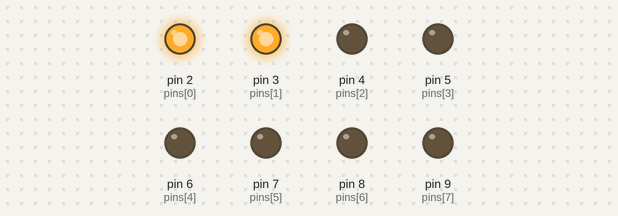
This sketch was run on a simulated Arduino Uno, built with avr-gcc and run on an emulated ATmega328P. On the bench: output pins drawn as LEDs (lit = HIGH). Random numbers use the default seed unless the sketch sets one; what the sketch prints to the serial monitor is not drawn.

Above: at 2.45 s.
At 3.6 s:
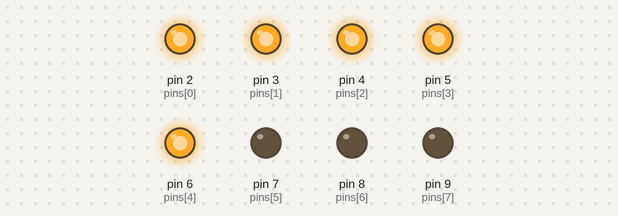
At 4.2 s:
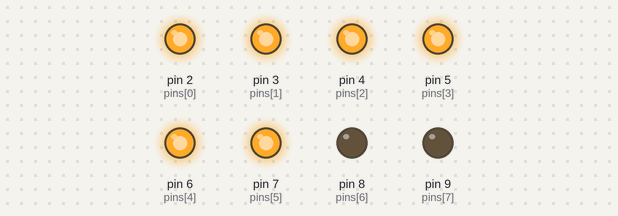
At 17.1 s:
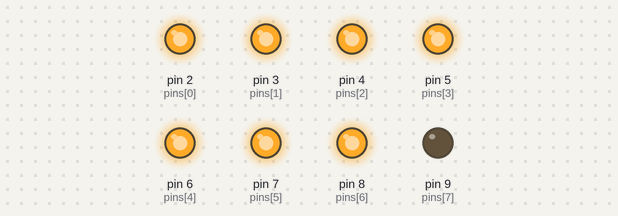
At 22.2 s:
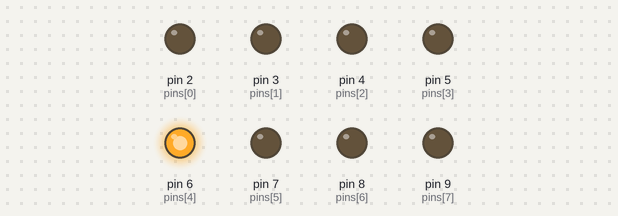
At 32.7 s:
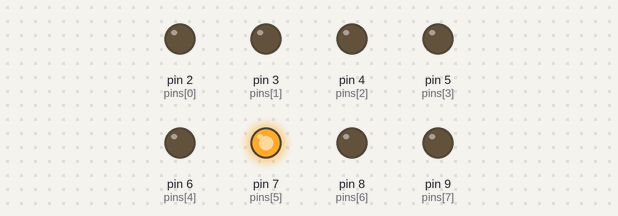
Timing chart, 0 to 40.0 s (numbered marks = the images above):
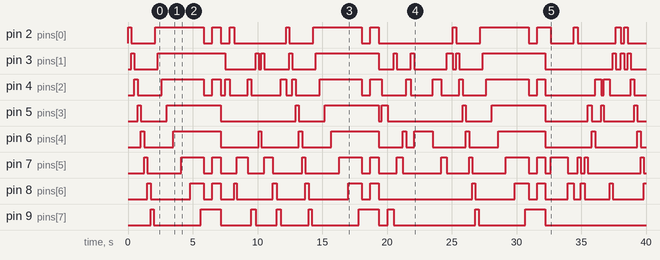

Measured:
- by itself, pin 2 (pins[0]): LOW → HIGH at 0.00 s, → LOW 0.25 s later, → HIGH 1.9 s later, → LOW 3.8 s later, … (26 changes in this stretch)
- by itself, pin 3 (pins[1]): LOW → HIGH at 0.25 s, → LOW 0.25 s later, → HIGH 1.8 s later, → LOW 5.2 s later, … (28 changes in this stretch)
- by itself, pin 4 (pins[2]): LOW → HIGH at 0.50 s, → LOW 0.25 s later, → HIGH 1.9 s later, → LOW 3.3 s later, … (34 changes in this stretch)
- by itself, pin 5 (pins[3]): LOW → HIGH at 0.75 s, → LOW 0.25 s later, → HIGH 2.0 s later, → LOW 4.1 s later, … (20 changes in this stretch)
- by itself, pin 6 (pins[4]): LOW → HIGH at 1.0 s, → LOW 0.25 s later, → HIGH 2.3 s later, → LOW 3.6 s later, … (22 changes in this stretch)
- by itself, pin 7 (pins[5]): LOW → HIGH at 1.3 s, → LOW 0.25 s later, → HIGH 2.6 s later, → LOW 1.8 s later, … (34 changes in this stretch)
- by itself, pin 8 (pins[6]): LOW → HIGH at 1.5 s, → LOW 0.25 s later, → HIGH 3.1 s later, → LOW 1.1 s later, … (29 changes in this stretch)
- by itself, pin 9 (pins[7]): LOW → HIGH at 1.8 s, → LOW 0.25 s later, → HIGH 3.6 s later, → LOW 1.5 s later, … (18 changes in this stretch)

The sketch:

MultiLight.ino
```cpp
int pins[] = {2,3,4,5,6,7,8,9};
int arrLength;

void setup() {
  Serial.begin(9600);
  arrLength = sizeof(pins) / sizeof(int);
  Serial.print(arrLength);
  Serial.println();
  for(int i = 0; i < arrLength; i++){
    pinMode(pins[i],OUTPUT);
  }
}

void loop() {
  sequence();
  fill();
  reset();
  pulse();
  reset();
  randomized();
  reset();
}

void sequence(){
  int timeDelay = 250;
  for(int i = 0; i < arrLength; i++){
    digitalWrite(pins[i],HIGH);
    delay(timeDelay);
    digitalWrite(pins[i],LOW);
  }
}

void fill(){
  int timeDelay = 100;
  for(int i = 0; i < arrLength; i++){
    delay(timeDelay * (i+1));
    digitalWrite(pins[i],HIGH);
  }
  delay(250);
}

void randomized(){
  for(int i = random(8,20); i >= 0; i--){
    int idx = random(0,arrLength);
    digitalWrite(pins[idx],HIGH);
    delay(random(200,500));
    digitalWrite(pins[idx],LOW);
  }
}

void pulse(){
  int timeDelay = 5;
  for(int b = 0; b < 255; b++){
    for(int i = 0; i < arrLength; i++){
      analogWrite(pins[i],b);
    }
    delay(timeDelay);
  }
  for(int i = 0; i < arrLength; i++){
    analogWrite(pins[i],0);
  }
}

void reset(){
  for(int i = 0; i < arrLength; i++){
    digitalWrite(pins[i],LOW);
  }
}
```
